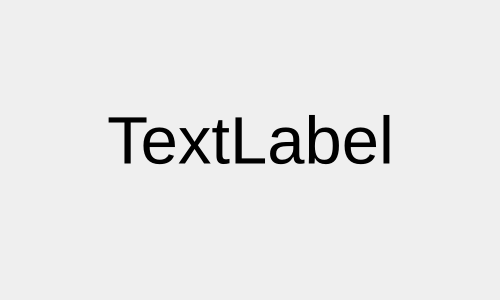
<?xml version="1.0" encoding="UTF-8"?>
<ui version="4.0">
 <class>H1Dialog</class>
 <widget class="QDialog" name="H1Dialog">
  <property name="geometry">
   <rect>
    <x>0</x>
    <y>0</y>
    <width>500</width>
    <height>300</height>
   </rect>
  </property>
  <property name="windowTitle">
   <string>Dialog</string>
  </property>
  <widget class="QLabel" name="label">
   <property name="geometry">
    <rect>
     <x>80</x>
     <y>70</y>
     <width>341</width>
     <height>141</height>
    </rect>
   </property>
   <property name="font">
    <font>
     <pointsize>50</pointsize>
     <weight>50</weight>
     <italic>false</italic>
     <bold>false</bold>
     <underline>false</underline>
     <stylestrategy>PreferAntialias</stylestrategy>
     <kerning>true</kerning>
    </font>
   </property>
   <property name="layoutDirection">
    <enum>Qt::LeftToRight</enum>
   </property>
   <property name="text">
    <string>TextLabel</string>
   </property>
   <property name="textFormat">
    <enum>Qt::AutoText</enum>
   </property>
   <property name="scaledContents">
    <bool>false</bool>
   </property>
   <property name="alignment">
    <set>Qt::AlignCenter</set>
   </property>
   <property name="margin">
    <number>10</number>
   </property>
   <property name="indent">
    <number>6</number>
   </property>
  </widget>
 </widget>
 <resources/>
 <connections/>
</ui>
